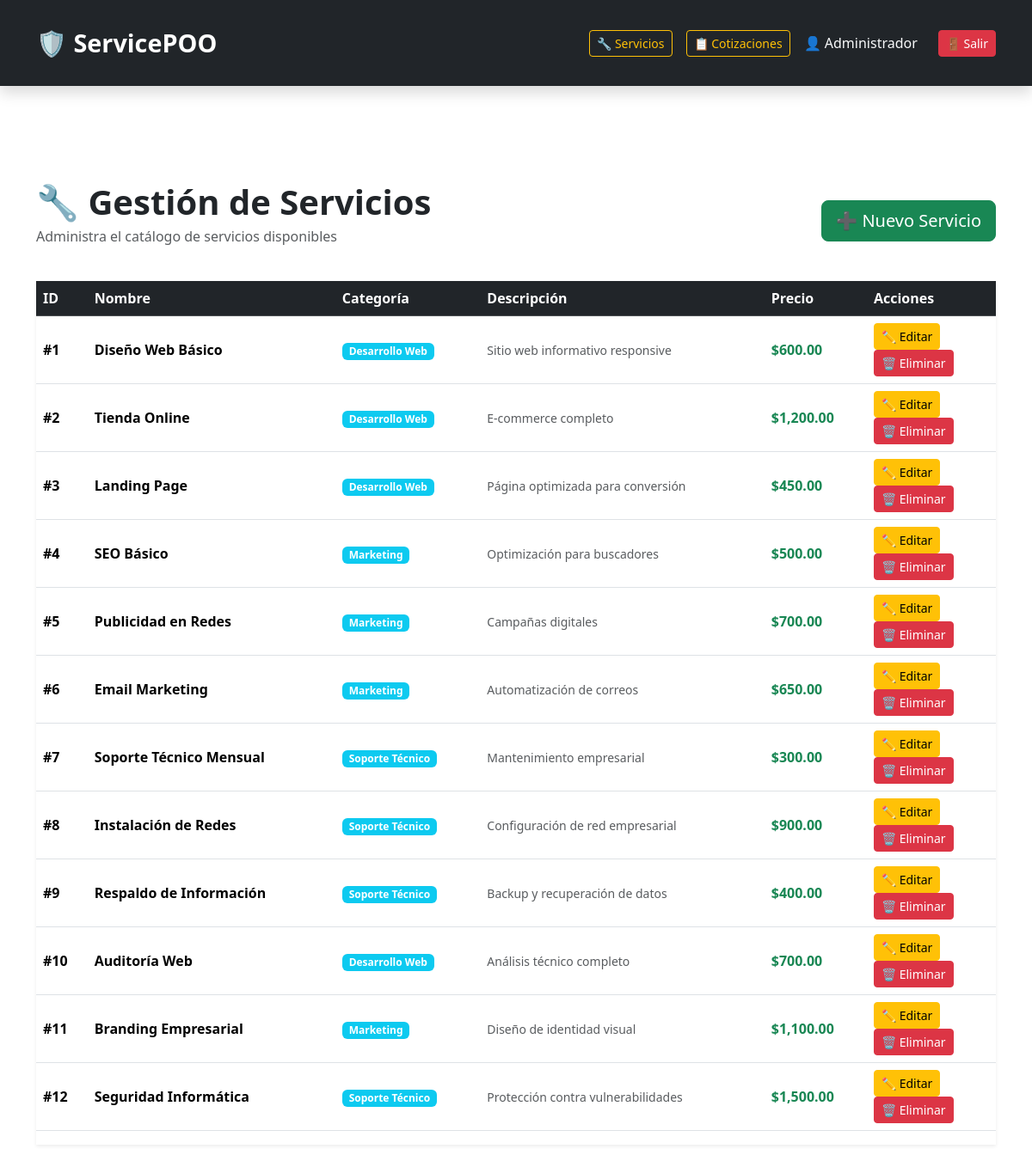
Page /index.php?action=admin/services (signed in) on the committed database.
### tables this page shows
CREATE TABLE `services` (
  `id` int(11) NOT NULL,
  `nombre` varchar(100) NOT NULL,
  `descripcion` text NOT NULL,
  `precio` decimal(10,2) NOT NULL,
  `categoria` enum('Desarrollo Web','Marketing','Soporte Técnico') NOT NULL,
  `imagen` varchar(255) DEFAULT 'default.jpg',
  `delivery` varchar(100) DEFAULT 'Por definir'
);

### app/controllers/ServiceController.php (called while the page is built, shortened)
<?php
require_once '../app/models/Service.php';
class ServiceController
{
    private $service;
    public function __construct($db)
    {
        $this->db = $db;
        $this->service = new Service($this->db);
    }
    public function adminList()
    {
        $services = $this->service->readAll()->fetchAll(PDO::FETCH_ASSOC);
        require_once '../app/views/services/services_list.php';
    }
}

### app/models/Service.php (called while the page is built, shortened)
<?php
class Service
{
    private $conn;
    private $table_name = "services";
    public function __construct($db)
    {
        $this->conn = $db;
    }
    public function readAll()
    {
        $query = "SELECT * FROM " . $this->table_name;
        $stmt = $this->conn->prepare($query);
        $stmt->execute();
        return $stmt;
    }
}

### app/views/services/services_list.php (the view, shortened to what this page needs)
<?php include '../app/views/services/header.php'; ?>
<div class="container py-5 mt-5">
    <div class="row mb-4">
        <div class="col-12 d-flex justify-content-between align-items-center">
            <div>
                <h1 class="fw-bold mb-1">🔧 Gestión de Servicios</h1>
                <p class="text-muted">Administra el catálogo de servicios disponibles</p>
            </div>
            <a href="index.php?action=admin/services/create" class="btn btn-success btn-lg">
                ➕ Nuevo Servicio
            </a>
        </div>
    </div>
    <?php if (empty($services)): ?>
        <div class="alert alert-info text-center py-5">
            <h4>📭 No hay servicios registrados</h4>
            <p class="mb-0">
                <a href="index.php?action=admin/services/create" class="btn btn-primary">
                    Crear el primer servicio
                </a>
            </p>
        </div>
    <?php else: ?>
        <div id="servicesContainer" class="table-responsive shadow-sm">
            <table class="table table-hover align-middle bg-white">
                <thead class="table-dark">
                    <tr>
                        <th>ID</th>
                        <th>Nombre</th>
                        <th>Categoría</th>
                        <th>Descripción</th>
                        <th>Precio</th>
                        <th style="width: 150px;">Acciones</th>
                    </tr>
                </thead>
                <tbody>
                    <?php foreach ($services as $s): ?>
                        <tr>
                            <td><strong>#<?= htmlspecialchars($s['id']) ?></strong></td>
                            <td class="fw-bold"><?= htmlspecialchars($s['nombre']) ?></td>
                            <td><span class="badge bg-info"><?= htmlspecialchars($s['categoria']) ?></span></td>
                            <td>
                                <small class="text-muted">
                                    <?= strlen($s['descripcion']) > 50
                                        ? substr(htmlspecialchars($s['descripcion']), 0, 50) . '...'
                                        : htmlspecialchars($s['descripcion']) ?>
                                </small>
                            </td>
                            <td class="fw-bold text-success">$<?= number_format($s['precio'], 2) ?></td>
                            <td>
                                <a href="index.php?action=admin/services/edit&id=<?= $s['id'] ?>"
                                    class="btn btn-sm btn-warning" title="Editar">
                                    ✏️ Editar
                                </a>
                                <button class="btn btn-sm btn-danger"
                                    onclick="deleteService(this, <?= $s['id'] ?>)"
                                    title="Eliminar">
                                    🗑️ Eliminar
                                </button>
                            </td>
                        </tr>
                    <?php endforeach; ?>
                </tbody>
            </table>
        </div>
    <?php endif; ?>
</div>
<?php include '../app/views/services/footer.php'; ?>

### public/index.php (shortened to what this page needs)
<?php
$database = new Database();
$db = $database->getConnection();
require_once '../app/controllers/ServiceController.php';
$action = $_GET['action'] ?? 'catalog';
switch ($action) {
    case 'admin/services':
        $controller = new ServiceController($db);
        $controller->adminList();
        break;
}

### app/views/services/header.php (shortened to what this page needs)
<!DOCTYPE html>
<html lang="es">
<head>
    <link href="https://cdn.jsdelivr.net/npm/bootstrap@5.3.2/dist/css/bootstrap.min.css" rel="stylesheet">
    <link rel="stylesheet" href="assets/css/services-catalog.css">
</head>
<body>
    <nav class="navbar navbar-expand-lg navbar-dark bg-dark shadow fixed-top py-3">
        <div class="container">
            <a class="navbar-brand fw-bold fs-3" href="index.php">🛡️ ServicePOO</a>
            <div class="collapse navbar-collapse" id="navbarNav">
                <div class="ms-auto d-flex align-items-center gap-3 flex-wrap">
                    <?php if (isset($_SESSION['user_role']) && $_SESSION['user_role'] === 'admin'): ?>
                        <a href="index.php?action=admin/services" class="btn btn-outline-warning btn-sm">🔧 Servicios</a>
                        <a href="index.php?action=admin/quotes" class="btn btn-outline-warning btn-sm">📋 Cotizaciones</a>
                    <?php endif; ?>
                    <?php if (isset($_SESSION['user_name'])): ?>
                        <span class="text-light me-2">👤 <?= htmlspecialchars($_SESSION['user_name']) ?></span>
                    <?php endif; ?>
                    <?php if (isset($_SESSION['user_id'])): ?>
                        <a href="index.php?action=logout" class="btn btn-danger btn-sm">🚪 Salir</a>
                    <?php endif; ?>
                </div>
            </div>
        </div>
    </nav>

### app/views/services/footer.php (shortened to what this page needs)
</body>
</html>

### public/assets/css/services-catalog.css (style rules this page uses)
body { padding-top: 115px !important; margin: 0; }
.navbar { min-height: 100px; display: flex; align-items: center; }
.navbar-brand { font-size: 1.8rem !important; }

### rows in the picture
services: id "1", nombre "Diseño Web Básico", categoria "Desarrollo Web", descripcion "Sitio web informativo responsive", precio "600.00"
services: id "2", nombre "Tienda Online", categoria "Desarrollo Web", descripcion "E-commerce completo", precio "1,200.00"
services: id "3", nombre "Landing Page", categoria "Desarrollo Web", descripcion "Página optimizada para conversión", precio "450.00"
services: id "4", nombre "SEO Básico", categoria "Marketing", descripcion "Optimización para buscadores", precio "500.00"
services: id "5", nombre "Publicidad en Redes", categoria "Marketing", descripcion "Campañas digitales", precio "700.00"
services: id "6", nombre "Email Marketing", categoria "Marketing", descripcion "Automatización de correos", precio "650.00"
services: id "7", nombre "Soporte Técnico Mensual", categoria "Soporte Técnico", descripcion "Mantenimiento empresarial", precio "300.00"
services: id "8", nombre "Instalación de Redes", categoria "Soporte Técnico", descripcion "Configuración de red empresarial", precio "900.00"
services: id "9", nombre "Respaldo de Información", categoria "Soporte Técnico", descripcion "Backup y recuperación de datos", precio "400.00"
services: id "10", nombre "Auditoría Web", categoria "Desarrollo Web", descripcion "Análisis técnico completo", precio "700.00"
services: id "11", nombre "Branding Empresarial", categoria "Marketing", descripcion "Diseño de identidad visual", precio "1,100.00"
services: id "12", nombre "Seguridad Informática", categoria "Soporte Técnico", descripcion "Protección contra vulnerabilidades", precio "1,500.00"

### other values in the picture
$_SESSION['user_name'] "Administrador"
